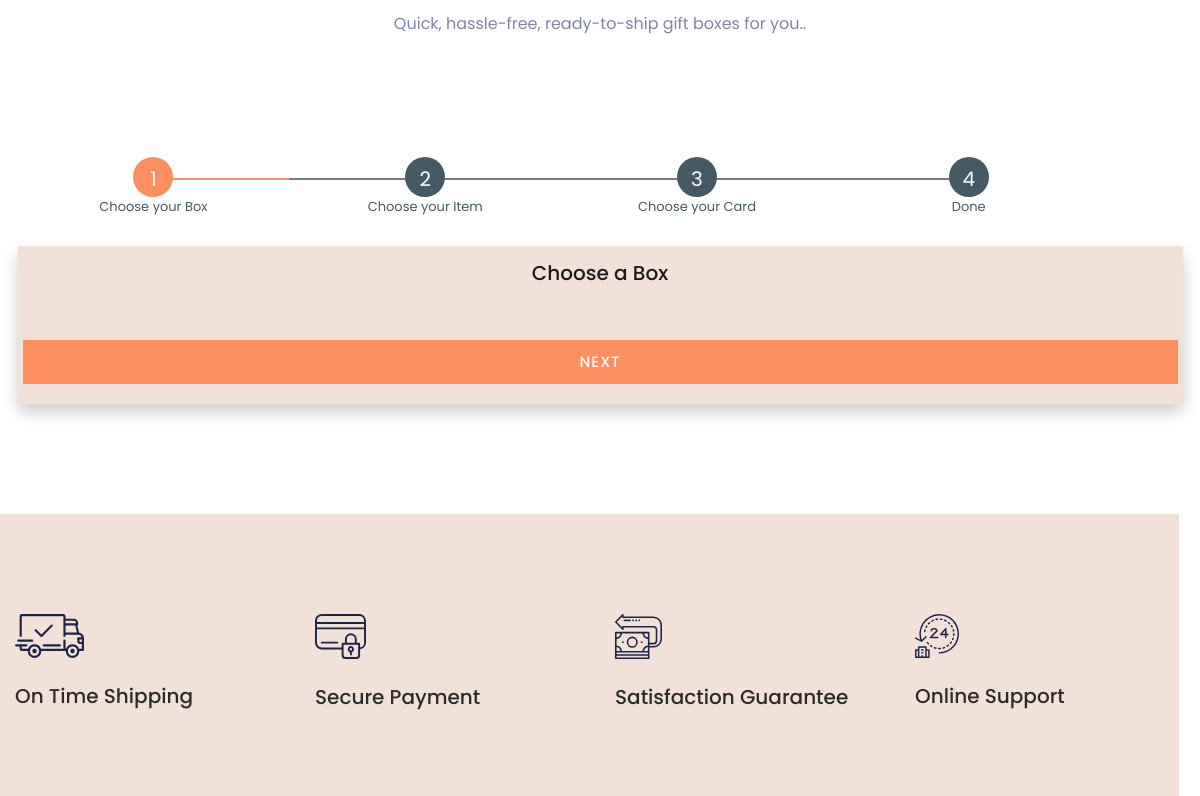
/premade/ (middle part), run on an earlier commit of the app's database.
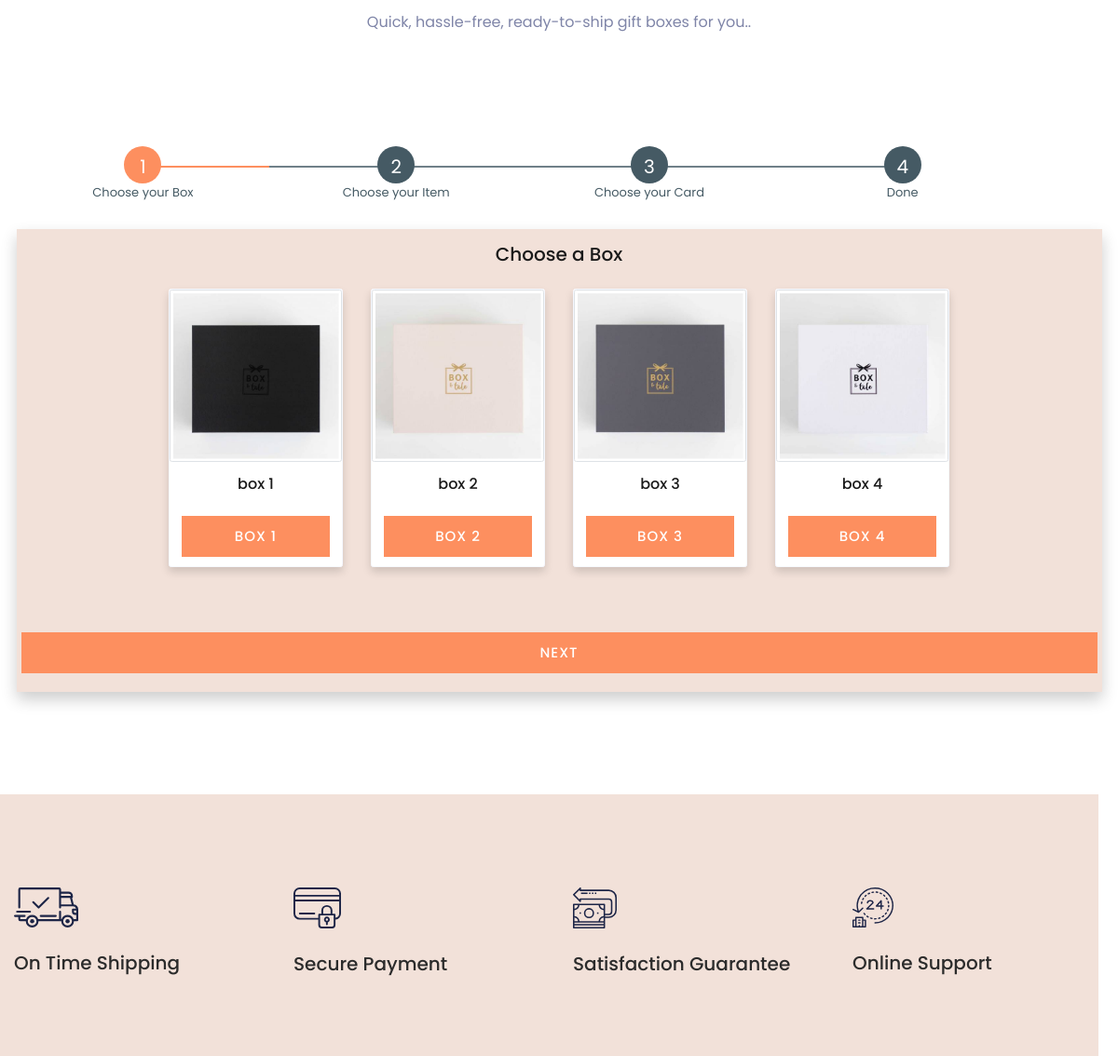
And on a later commit of the database.
### home_app/models.py (models this page shows, shortened)
class Box(models.Model):
    title=models.CharField(max_length=200)
    description=models.TextField()
    class Meta:
        verbose_name_plural='4. Boxes'

class BoxAttribute(models.Model):
    box=models.ForeignKey(Box,on_delete=models.CASCADE)
    size=models.ForeignKey(BoxSize,on_delete=models.CASCADE)
    image = models.ImageField(upload_to='product_images/', null=True, blank=True)
    availability_status=models.BooleanField(default=True)
    @property
    def imageURL(self):
        try:
            url = self.image.url
        except:
            url = ''
        return url
    class Meta:
        verbose_name_plural='5. BoxAttributes'

### home_app/views.py (the view)
# urls.py: path('premade/', views.premade, name='premade'),
def premade(request):
    categories = Category.objects.all()
    labels = Variant.objects.all()
    products = Product.objects.all()
    boxes = Box.objects.all()
    cards = Card.objects.all()
    data = {'products': products,
            'categories': categories,
            'boxes':boxes,
            'cards':cards,
            }
    if request.GET.get('cart_items'):
        prd_tot=0
        itm_tot=0
        cart = json.loads(request.GET.get('cart_items'))
        print("value in cart", cart)
        try:
            for prd in cart:
                itm_tot = (int(cart[prd]['quantity'])*int(cart[prd]['price']))
                cart[prd]['total_item_price']=itm_tot
                prd_tot=prd_tot+itm_tot
        except:
            pass
        request.session['cart'] = cart
        request.session['product_total_price'] = prd_tot
        return redirect('/')
    else:
        return render(request, 'home_app/premade.html', data)

### home_app/models.py (called while the page is built)
    def __str__(self):
        return self.title

    @property
    def imageURL(self):
        try:
            url = self.image.url
        except:
            url = ''
        return url

    @property
    def imageURL(self):
        try:
            url = self.image.url
        except:
            url = ''
        return url

### home_app/templates/home_app/premade.html (shortened to what this page needs)
{% extends 'home_app/base.html' %}
{% load static %}
{% load custom_filter %}
{% block content %}
<main>
    <section class="properties new-arrival fix">
        <div class="container-fluid">
            <div class="row justify-content-center">
                <div class="col-xl-7 col-lg-8 col-md-10">
                    <div class="section-tittle mb-60 text-center wow fadeInUp" data-wow-duration="1s"
                        data-wow-delay=".2s">
                        <P>Quick, hassle-free, ready-to-ship gift boxes for you..</P>
                    </div>
                </div>
            </div>
            <div class="container-fluid px-1 py-5 mx-auto">
                <div class="row d-flex justify-content-center">
                    <div class="container">
                        <ul id="progressbar" class="text-center">
                            <li class="active step0" onclick="instep(1,0)" id="step1">Choose your Box</li>
                            <li class="step0 " id="step2" onclick="instep(2,0)">Choose your Item</li>
                            <li class="step0" id="step3" onclick="instep(3,0)">Choose your Card</li>
                            <li class="step0" id="step4">Done</li>
                        </ul>
                        <div class="card1 b-0 show">
                            <h2 class="center" style="text-align: center;"> Choose a Box</h2>
                            <div class="row justify-content-center">
                                <div class="row card-group mb-5" style="margin-top: 20px;">
                                    {% for box in boxes %}
                                    <div class=" col-lg-3 col-md-4 col-sm-6 ">
                                        <div class="single-new-arrival mb-50 text-center card shadow bg-white rounded">
                                            <div class="popular-img">
                                                <img style="height: 185px;" class="img-thumbnail"
                                                    src="{{box.boxattribute_set.first.imageURL}}" alt="">
                                            </div>
                                            <div class="popular-caption">
                                                <h3><a href="#">{{box.title}}</a></h3>
                                                <div class="add_to_cart">
                                                    <button type="button" onclick="step2('{{box.id}}')" class="btn"
                                                        data-target="#boxModal-{{box.id}}">
                                                        {{box.title}}</button>
                                                </div>
                                            </div>
                                        </div>
                                    </div>
                                    {% endfor %}
                                </div>
                            </div>
                            <div class="row d-flex justify-content-center">
                                <div class="btn">
                                    <div id="next1" onclick="instep(2,1)">Next</div>
                                </div>
                            </div>
                        </div>
                    </div>
                </div>
            </div>
        </div>
    </section>
</main>
{% endblock content %}

### home_app/templates/home_app/base.html (shortened to what this page needs)
{% load static %}
<!doctype html>
<html class="no-js" lang="zxx">
<head>
    <link rel="stylesheet" href="{% static 'assets/css/bootstrap.min.css' %}">
    <link rel="stylesheet" href="{% static 'assets/css/owl.carousel.min.css' %}">
    <link rel="stylesheet" href="{% static 'assets/css/slicknav.css' %}">
    <link rel="stylesheet" href="{% static 'assets/css/flaticon.css' %}">
    <link rel="stylesheet" href="{% static 'assets/css/progressbar_barfiller.css' %}">
    <link rel="stylesheet" href="{% static 'assets/css/lightslider.min.css' %}">
    <link rel="stylesheet" href="{% static 'assets/css/price_rangs.css' %}">
    <link rel="stylesheet" href="{% static 'assets/css/gijgo.css' %}">
    <link rel="stylesheet" href="{% static 'assets/css/animate.min.css' %}">
    <link rel="stylesheet" href="{% static 'assets/css/animated-headline.css' %}">
    <link rel="stylesheet" href="{% static 'assets/css/magnific-popup.css' %}">
    <link rel="stylesheet" href="{% static 'assets/css/fontawesome-all.min.css' %}">
    <link rel="stylesheet" href="{% static 'assets/css/themify-icons.css' %}">
    <link rel="stylesheet" href="{% static 'assets/css/slick.css' %}">
    <link rel="stylesheet" href="{% static 'assets/css/nice-select.css' %}">
    <link rel="stylesheet" href="{% static 'assets/css/style.css' %}">
    <link rel="stylesheet" href="{% static 'assets/css/font-awesome.min.css' %}">
    <link rel="stylesheet" href="{% static 'assets/css/custom.css' %}">
</head>
<body>
    {% block content %}
    {% endblock content %}
    {% include 'home_app/footer.html' %}
</body>
</html>

### home_app/templates/home_app/preloader.html (shortened to what this page needs)
{% load static %}

### home_app/templates/home_app/header.html (shortened to what this page needs)
{% load static %}

### home_app/templates/home_app/footer.html (shortened to what this page needs)
{% load static %}
<div class="categories-area section-padding40 gray-bg">
    <div class="container">
        <div class="row">
            <div class="col-lg-3 col-md-6 col-sm-6">
                <div class="single-cat mb-50 wow fadeInUp" data-wow-duration="1s" data-wow-delay=".2s">
                    <div class="cat-icon">
                        <img src="{% static 'assets/img/icon/services1.svg' %}" alt="">
                    </div>
                    <div class="cat-cap">
                        <h5>On Time Shipping</h5>
                    </div>
                </div>
            </div>
            <div class="col-lg-3 col-md-6 col-sm-6">
                <div class="single-cat mb-50 wow fadeInUp" data-wow-duration="1s" data-wow-delay=".2s">
                    <div class="cat-icon">
                        <img src="{% static 'assets/img/icon/services2.svg' %}" alt="">
                    </div>
                    <div class="cat-cap">
                        <h5>Secure Payment</h5>
                    </div>
                </div>
            </div>
            <div class="col-lg-3 col-md-6 col-sm-6">
                <div class="single-cat mb-50 wow fadeInUp" data-wow-duration="1s" data-wow-delay=".4s">
                    <div class="cat-icon">
                        <img src="{% static 'assets/img/icon/services3.svg' %}" alt="">
                    </div>
                    <div class="cat-cap">
                        <h5>Satisfaction Guarantee</h5>
                    </div>
                </div>
            </div>
            <div class="col-lg-3 col-md-6 col-sm-6">
                <div class="single-cat mb-50 wow fadeInUp" data-wow-duration="1s" data-wow-delay=".5s">
                    <div class="cat-icon">
                        <img src="{% static 'assets/img/icon/services4.svg' %}" alt="">
                    </div>
                    <div class="cat-cap">
                        <h5>Online Support</h5>
                    </div>
                </div>
            </div>
        </div>
    </div>
</div>

### static/assets/css/custom.css (style rules this page uses)
#progressbar { margin-bottom: 30px; overflow: hidden; color: #455A64; padding-left: 0px; margin-top: 30px }
#progressbar li { list-style-type: none; font-size: 13px; width: 23.33%; float: left; position: relative; font-weight: 400 }
#progressbar #step1:before { content: "1"; color: #fff }
#progressbar #step2:before { content: "2"; color: #fff }
#progressbar #step3:before { content: "3"; color: #fff }
#progressbar #step4:before { content: "4"; color: #fff }
#progressbar li:before { width: 40px; height: 40px; line-height: 45px; display: block; font-size: 20px; background: #455A64; border-radius: 50%; margin: auto; padding: 0px }
#progressbar li:after { content: ''; width: 100%; height: 2px; background: #6f8088; position: absolute; left: 0; top: 21px; z-index: -1 }
#progressbar li:last-child:after { border-top-right-radius: 10px; border-bottom-right-radius: 10px; position: absolute; left: -50% }
#progressbar li:nth-child(4):after { left: -50% }
#progressbar li:first-child:after { border-top-left-radius: 10px; border-bottom-left-radius: 10px; position: absolute; left: 50% }
#progressbar li:last-child:after { border-top-right-radius: 10px; border-bottom-right-radius: 10px }
#progressbar li:first-child:after { border-top-left-radius: 10px; border-bottom-left-radius: 10px }
#progressbar li.active:before, #progressbar li.active:after { background: #FD8F5F }
.card1 { background-color: #F2E1D9; box-shadow: 0 8px 16px 0 rgba(0, 0, 0, 0.2); padding: 15px 20px 20px 20px; z-index: 0; display: none; width: 100%; }
.card1.show { display: block }
::placeholder { color: #fff; opacity: 1; font-weight: 300 }

### home_app/templates/home_app/base.html (style rules this page uses)
.btn { background: #FD8F5F; text-transform: uppercase; padding: 22px; color: #fff; font-weight: 500; width: 100%; font-size: 15px; display: block; -moz-user-select: none; letter-spacing: 1px; }

What changed in the data, as far as the page shows it:
added Box: boxattribute_set.first.imageURL (picture), title "box 1", title "BOX 1"
added Box: boxattribute_set.first.imageURL (picture), title "box 2", title "BOX 2"
added Box: boxattribute_set.first.imageURL (picture), title "box 3", title "BOX 3"
added Box: boxattribute_set.first.imageURL (picture), title "box 4", title "BOX 4"
